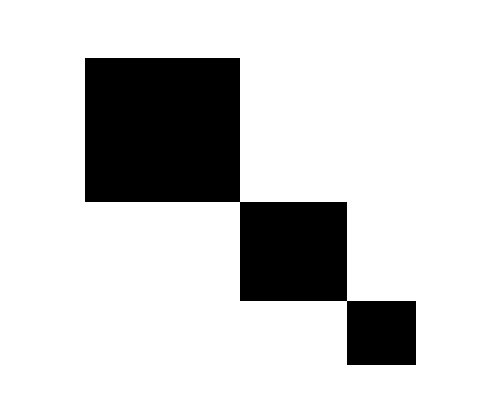
#> input picture TP3 - Diplomatura/imagenes/cuadrado.jpg, 500 x 404 px
$ python TP3_Ejer2.py
#> lines starting #> are read from the running program, lines starting #| are printed output that depends on the picture; after the words box and inside, x2 and y2 are one past the last pixel; in counts of white or black regions, pixels touching at a corner belong together
import cv2 as cv

import numpy as np

img = cv.imread('imagenes/cuadrado.jpg', 1)
#> img is the input picture: shape (404, 500, 3); min 0, max 255, mean 207.9

img[np.where((img == [0, 0, 0]).all(axis = 2))] = [0, 255, 0]
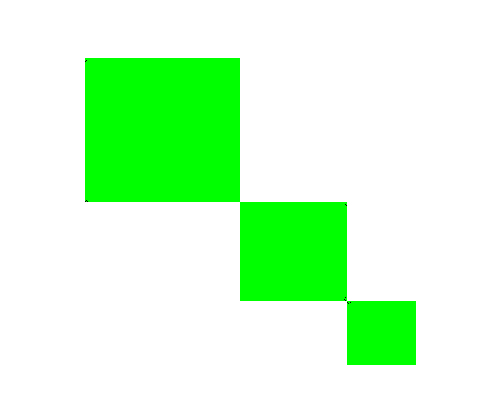
#> img: shape (404, 500, 3); 18.47% of pixels changed, all inside (x1, y1, x2, y2) = (85, 58, 416, 365)

cv.imshow('lero', img)

cv.imwrite('imagenes/cuadrado_a_verde.jpg', img)

cv.waitKey(0)
